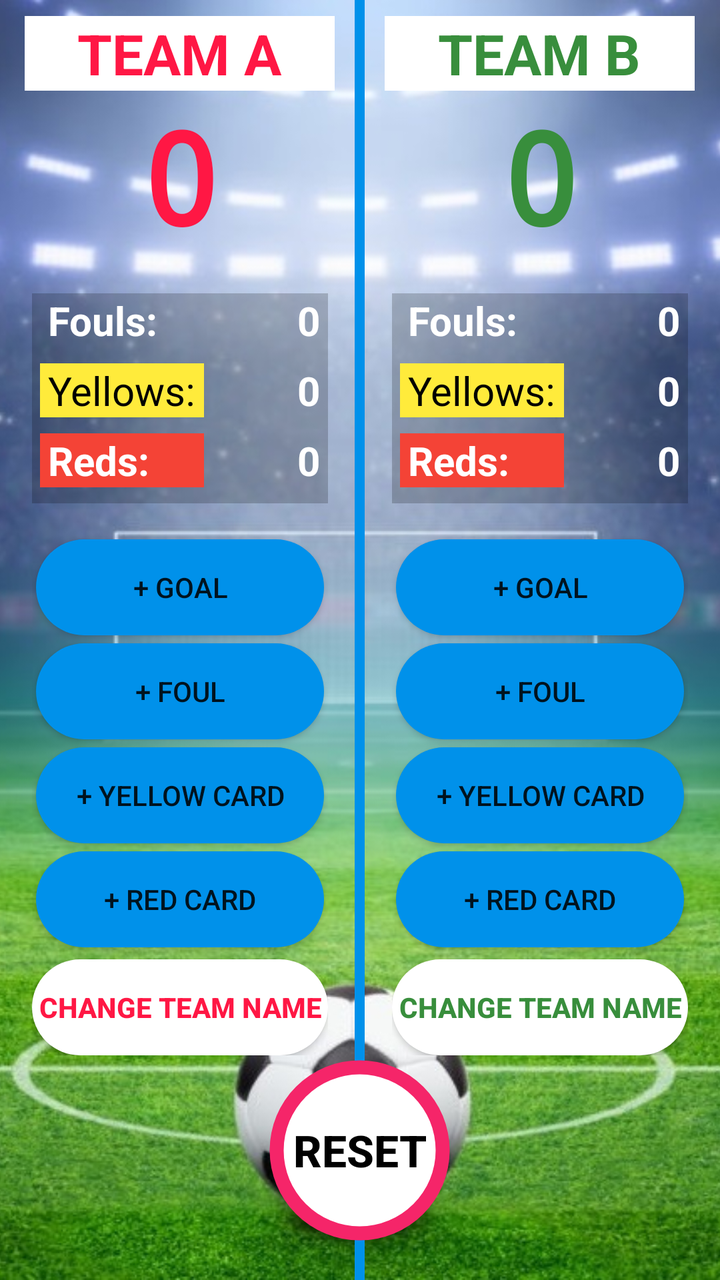
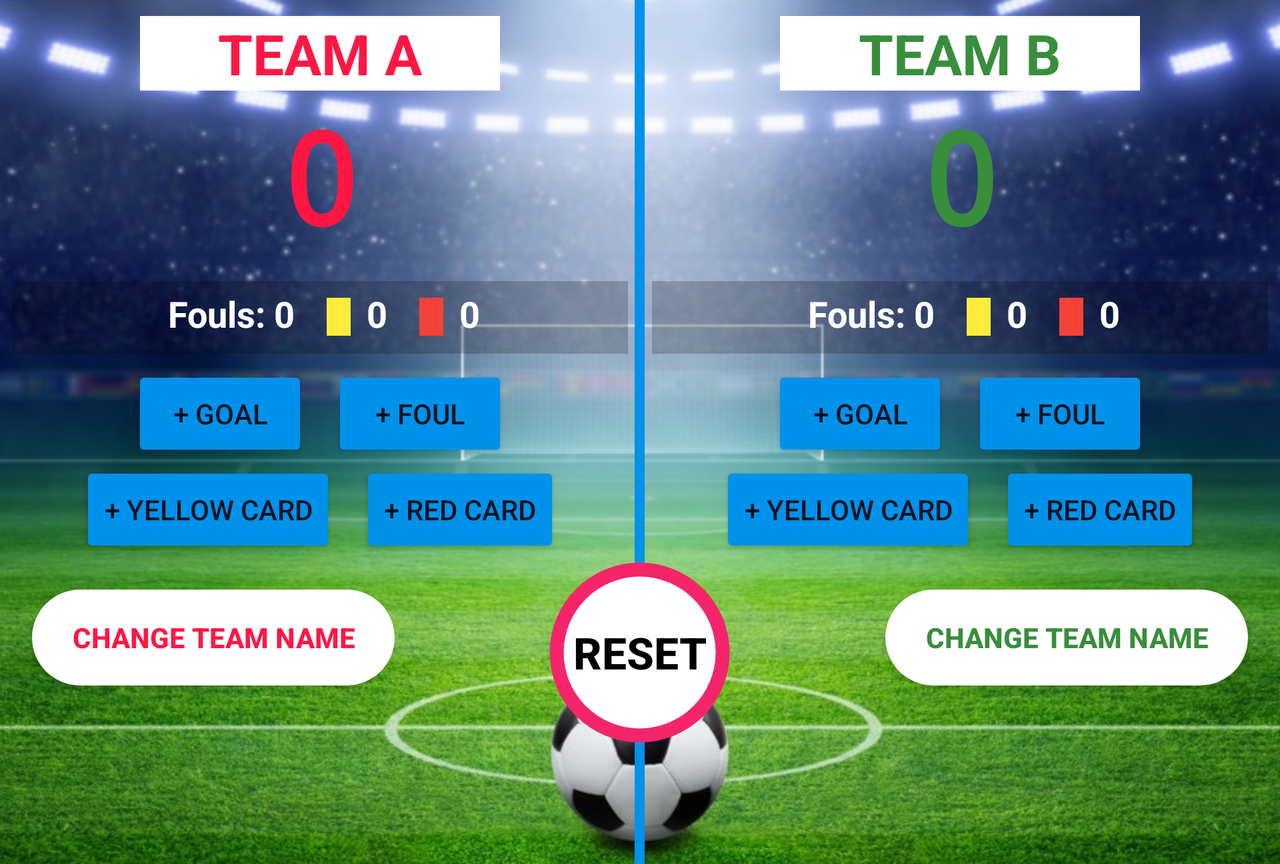

Compare how this app lays out the same screen by default and in its alternative resource folder. The renders come first, then the two layout files and the values they reference.
<!-- AndroidManifest.xml: application theme AppTheme -->
<!-- res/layout/activity_main.xml -->
<?xml version="1.0" encoding="utf-8"?>

<ScrollView xmlns:android="http://schemas.android.com/apk/res/android"
    android:layout_width="match_parent"
    android:layout_height="match_parent"
    android:fillViewport="true">

    <LinearLayout xmlns:app="http://schemas.android.com/apk/res-auto"
        xmlns:tools="http://schemas.android.com/tools"
        android:layout_width="wrap_content"
        android:layout_height="wrap_content"
        android:layoutDirection="ltr"
        tools:context="com.example.android.scorekeeper1.MainActivity">

        <RelativeLayout
            android:layout_width="match_parent"
            android:layout_height="match_parent">

            <ImageView
                android:layout_width="match_parent"
                android:layout_height="match_parent"
                android:adjustViewBounds="true"
                android:contentDescription="@string/background_image_portrait"
                android:scaleType="centerCrop"
                android:src="@drawable/pic2" />

            <LinearLayout
                android:id="@+id/horizontal_layout"
                android:layout_width="match_parent"
                android:layout_height="wrap_content"
                android:layout_marginTop="@dimen/line_spacing"
                android:orientation="horizontal">

                <LinearLayout
                    android:layout_width="0dp"
                    android:layout_height="wrap_content"
                    android:layout_weight="1"
                    android:orientation="vertical">

                    <TextView
                        android:id="@+id/team_A_name"
                        style="@style/TeamNamePortrait"
                        android:text="@string/team_a"
                        android:textAlignment="center"
                        android:textColor="@color/team_a"/>

                    <TextView
                        android:id="@+id/team_a_score"
                        style="@style/TeamScorePortrait"
                        android:fontFamily="monospace"
                        android:text="@string/zero"
                        android:textColor="@color/team_a" />

                    <TableLayout
                        style="@style/TableLayoutPortrait">

                        <TableRow>

                            <TextView
                                android:id="@+id/fouls_a"
                                style="@style/FoulsTextPortrait"
                                android:text="@string/fouls" />

                            <TextView
                                android:id="@+id/team_a_fouls"
                                style="@style/DataTextPortrait"                                android:layout_marginBottom="@dimen/line_spacing"
                                android:text="@string/zero"/>
                        </TableRow>

                        <TableRow>

                            <TextView
                                android:id="@+id/yellow_a"
                                style="@style/YellowsTextPortrait"
                                android:text="@string/yellows"/>

                            <TextView
                                android:id="@+id/team_a_yellows"
                                style="@style/DataTextPortrait"                                android:layout_marginBottom="@dimen/line_spacing"
                                android:text="@string/zero" />
                        </TableRow>

                        <TableRow>

                            <TextView
                                android:id="@+id/red_a"
                                style="@style/RedsTextPortrait"
                                android:text="@string/reds" />

                            <TextView
                                android:id="@+id/team_a_reds"
                                style="@style/DataTextPortrait"                                android:layout_marginBottom="@dimen/line_spacing"
                                android:text="@string/zero" />
                        </TableRow>
                    </TableLayout>

                    <LinearLayout
                        style="@style/ButtonsLayoutPortrait">

                        <Button
                            android:id="@+id/add_goal_teamA"
                            style="@style/RegularButtonPortrait"
                            android:onClick="addGoalTeamA"
                            android:text="@string/goal_button" />

                        <Button
                            android:id="@+id/add_foul_teamA"
                            style="@style/RegularButtonPortrait"
                            android:onClick="addFoulsTeamA"
                            android:text="@string/foul_button" />

                        <Button
                            android:id="@+id/add_yellowCard_teamA"
                            style="@style/RegularButtonPortrait"
                            android:onClick="addYellowsTeamA"
                            android:text="@string/yellow_card_button" />

                        <Button
                            android:id="@+id/add_RedCard_teamA"
                            style="@style/RegularButtonPortrait"
                            android:onClick="addRedsTeamA"
                            android:text="@string/red_card_button" />

                        <Button
                            android:id="@+id/change_teamA_name"
                            style="@style/ChangeNameButtonPortrait"
                            android:onClick="changeTeamAName"
                            android:text="@string/change_team_name"
                            android:textColor="@color/team_a"/>                        />

                    </LinearLayout>
                </LinearLayout>

                <LinearLayout
                    android:layout_width="0dp"
                    android:layout_height="wrap_content"
                    android:layout_weight="1"
                    android:orientation="vertical">

                    <TextView
                        android:id="@+id/team_B_name"
                        style="@style/TeamNamePortrait"
                        android:text="@string/team_b"
                        android:textAlignment="center"
                        android:textColor="@color/team_b"/> />

                    <TextView
                        android:id="@+id/team_b_score"
                        style="@style/TeamScorePortrait"
                        android:fontFamily="monospace"
                        android:text="@string/zero"
                        android:textColor="@color/team_b" />

                    <TableLayout
                        style="@style/TableLayoutPortrait">

                        <TableRow>

                            <TextView
                                android:id="@+id/fouls_b"
                                style="@style/FoulsTextPortrait"
                                android:text="@string/fouls" />

                            <TextView
                                android:id="@+id/team_b_fouls"
                                style="@style/DataTextPortrait"                                android:layout_marginBottom="@dimen/line_spacing"
                                android:text="@string/zero" />
                        </TableRow>

                        <TableRow>

                            <TextView
                                android:id="@+id/yellow_b"
                                style="@style/YellowsTextPortrait"
                                android:text="@string/yellows" />

                            <TextView
                                android:id="@+id/team_b_yellows"
                                style="@style/DataTextPortrait"                                android:layout_marginBottom="@dimen/line_spacing"
                                android:text="@string/zero" />
                        </TableRow>

                        <TableRow>

                            <TextView
                                android:id="@+id/red_b"
                                style="@style/RedsTextPortrait"
                                android:text="@string/reds" />

                            <TextView
                                android:id="@+id/team_b_reds"
                                style="@style/DataTextPortrait"                                android:layout_marginBottom="@dimen/line_spacing"
                                android:text="@string/zero" />
                        </TableRow>
                    </TableLayout>

                    <LinearLayout
                        style="@style/ButtonsLayoutPortrait">

                        <Button
                            android:id="@+id/add_goal_teamB"
                            style="@style/RegularButtonPortrait"
                            android:onClick="addGoalTeamB"
                            android:text="@string/goal_button" />

                        <Button
                            android:id="@+id/add_foul_teamB"
                            style="@style/RegularButtonPortrait"
                            android:onClick="addFoulsTeamB"
                            android:text="@string/foul_button" />

                        <Button
                            android:id="@+id/add_yellowCard_teamB"
                            style="@style/RegularButtonPortrait"
                            android:onClick="addYellowsTeamB"
                            android:text="@string/yellow_card_button" />

                        <Button
                            android:id="@+id/add_RedCard_teamB"
                            style="@style/RegularButtonPortrait"
                            android:onClick="addRedsTeamB"
                            android:text="@string/red_card_button" />

                        <Button
                            android:id="@+id/change_teamB_name"
                            style="@style/ChangeNameButtonPortrait"
                            android:onClick="changeTeamBName"
                            android:text="@string/change_team_name"
                            android:textColor="@color/team_b" />

                    </LinearLayout>
                </LinearLayout>
            </LinearLayout>

            <TextView
                style="@style/MiddleLine"/>

            <Button
                android:id="@+id/reset_button"
                style="@style/ResetButton"
                android:layout_marginBottom="@dimen/small_margin"
                android:onClick="resetTeamScores"
                android:text="@string/reset_button" />

        </RelativeLayout>
    </LinearLayout>
</ScrollView>
<!-- resources referenced by this layout -->
<resources>
  <color name="team_a">#FF1744</color>
  <color name="team_b">#388E3C</color>
  <dimen name="line_spacing">8dp</dimen>
  <dimen name="small_margin">4dp</dimen>
  <string name="background_image_portrait">background image portrait</string>
  <string name="change_team_name">Change Team Name</string>
  <string name="foul_button">+ Foul</string>
  <string name="fouls">Fouls:</string>
  <string name="goal_button">+ Goal</string>
  <string name="red_card_button">+ Red Card</string>
  <string name="reds">Reds:</string>
  <string name="reset_button">RESET</string>
  <string name="team_a">team a</string>
  <string name="team_b">team b</string>
  <string name="yellow_card_button">+ Yellow Card</string>
  <string name="yellows">Yellows:</string>
  <string name="zero">0</string>
  <style name="ButtonsLayoutPortrait">
          <item name="android:layout_width">match_parent</item>
          <item name="android:layout_height">wrap_content</item>
          <item name="android:layout_marginLeft">@dimen/medium_margin</item>
          <item name="android:layout_marginRight">@dimen/medium_margin</item>
          <item name="android:orientation">vertical</item>
      </style>
  <style name="MiddleLine">
          <item name="android:layout_width">@dimen/line_thickness</item>
          <item name="android:layout_height">match_parent</item>
          <item name="android:layout_centerInParent">true</item>
          <item name="android:background">@color/line_color</item>
      </style>
  <style name="TeamScorePortrait">
          <item name="android:layout_width">match_parent</item>
          <item name="android:layout_height">wrap_content</item>
          <item name="android:textStyle">bold</item>
          <item name="android:textSize">@dimen/text_size_score</item>
          <item name="android:gravity">center_horizontal</item>
      </style>
  <style name="AppTheme" parent="Theme.AppCompat.Light.NoActionBar">
          
          <item name="colorPrimary">#0277BD</item>
          
          <item name="colorButtonNormal">#0091EA</item>
      </style>
  <dimen name="medium_margin">16dp</dimen>
  <!-- drawable rounded_corner_change_name (drawable) -->
  <?xml version="1.0" encoding="utf-8"?>
  
  <shape xmlns:android="http://schemas.android.com/apk/res/android" >
  
      <solid android:color="@color/button_Change_Name" />
  
       <corners android:radius="80dp" />
  
  </shape>
  <dimen name="team_name_background_portrait">155dp</dimen>
  <color name="data_text_color">#ffffff</color>
  <dimen name="text_size_data">20sp</dimen>
  <dimen name="line_thickness">5dp</dimen>
  <color name="line_color">#0091EA</color>
  <color name="red_card">#F44336</color>
  <dimen name="button_margin">2dp</dimen>
  <!-- drawable rounded_corner_blue (drawable) -->
  <?xml version="1.0" encoding="utf-8"?>
  
  <shape xmlns:android="http://schemas.android.com/apk/res/android" >
  
  
      <solid android:color="@color/button_blue" />
      <corners android:radius="80dp" />
  </shape>
  <!-- drawable special_button (drawable) -->
  <?xml version="1.0" encoding="utf-8"?>
  
  <selector xmlns:android="http://schemas.android.com/apk/res/android">
  
      
      <item android:drawable="@drawable/transparent_ring" android:state_pressed="true"/>
      
      <item android:drawable="@drawable/full_ring"/>
  
  
  </selector>
  <color name="yellow_card_text">#000000</color>
  <dimen name="text_size_reset_button">22sp</dimen>
  <color name="transparent_background">#33000000</color>
  <color name="team_background">#ffffff</color>
  <dimen name="text_size_teams">28sp</dimen>
  <dimen name="text_size_score">64sp</dimen>
  <color name="yellow_card">#FFEB3B</color>
  <color name="button_Change_Name">#FFFFFF</color>
  <color name="button_blue">#0091EA</color>
  <dimen name="ring_thickness">45dp</dimen>
  <color name="transparent_button_reset">#80F52569</color>
  <dimen name="reset_button_space">95dp</dimen>
  <dimen name="inner_ring_thickness">38dp</dimen>
  <color name="transparent_white">#80FFFFFF</color>
  <color name="button_Reset">#F52569</color>
  <!-- some entries are left out for length -->
</resources>
<!-- res/layout-land/activity_main.xml (the repository's variant of the layout above) -->
<!-- drawn on the phone turned sideways -->
<?xml version="1.0" encoding="utf-8"?>

<ScrollView xmlns:android="http://schemas.android.com/apk/res/android"
    android:layout_width="match_parent"
    android:layout_height="match_parent">

    <LinearLayout xmlns:app="http://schemas.android.com/apk/res-auto"
        xmlns:tools="http://schemas.android.com/tools"
        android:layout_width="wrap_content"
        android:layout_height="wrap_content"
        android:layoutDirection="ltr"
        tools:context="com.example.android.scorekeeper1.MainActivity">

        <RelativeLayout
            android:layout_width="match_parent"
            android:layout_height="match_parent">

            <ImageView
                android:layout_width="match_parent"
                android:layout_height="match_parent"
                android:adjustViewBounds="true"
                android:contentDescription="@string/background_image_landscape"
                android:scaleType="centerCrop"
                android:src="@drawable/pic2land" />

            <LinearLayout
                android:id="@+id/horizontal_layout"
                android:layout_width="match_parent"
                android:layout_height="wrap_content"
                android:layout_marginTop="@dimen/line_spacing"
                android:orientation="horizontal">

                <LinearLayout
                    android:layout_width="0dp"
                    android:layout_height="wrap_content"
                    android:layout_weight="1"
                    android:orientation="vertical">

                    <TextView
                        android:id="@+id/team_A_name"
                        style="@style/TeamNameLandscape"
                        android:text="@string/team_a"
                        android:textAlignment="center"
                        android:textColor="@color/team_a" />

                    <TextView
                        android:id="@+id/team_a_score"
                        style="@style/TeamScoreLandscape"
                        android:fontFamily="monospace"
                        android:text="@string/zero"
                        android:textColor="@color/team_a" />

                    <TableRow
                        style="@style/TableRowLandscape">

                        <TextView
                            android:id="@+id/fouls_a"
                            style="@style/FoulsTextLandscape"
                            android:text="@string/fouls" />

                        <TextView
                            android:id="@+id/team_a_fouls"
                            style="@style/DataTextLandscape"
                            android:layout_marginRight="@dimen/line_spacing"
                            android:text="@string/zero" />

                        <TextView
                            android:id="@+id/yellow_a"
                            style="@style/CardLandscape"
                            android:background="@color/yellow_card" />

                        <TextView
                            android:id="@+id/team_a_yellows"
                            style="@style/DataTextLandscape"
                            android:layout_marginRight="@dimen/line_spacing"
                            android:text="@string/zero" />

                        <TextView
                            android:id="@+id/red_a"
                            style="@style/CardLandscape"
                            android:background="@color/red_card" />

                        <TextView
                            android:id="@+id/team_a_reds"
                            style="@style/DataTextLandscape"
                            android:layout_marginBottom="@dimen/line_spacing"
                            android:text="@string/zero" />
                    </TableRow>

                    <LinearLayout
                        android:layout_width="wrap_content"
                        android:layout_height="wrap_content"
                        android:layout_gravity="center_horizontal"
                        android:orientation="horizontal">

                        <Button
                            android:id="@+id/add_goal_teamA"
                            style="@style/RegularButtonLandscape"
                            android:onClick="addGoalTeamA"
                            android:text="@string/goal_button" />

                        <Button
                            android:id="@+id/add_foul_teamA"
                            style="@style/RegularButtonLandscape"
                            android:onClick="addFoulsTeamA"
                            android:text="@string/foul_button" />
                    </LinearLayout>

                    <LinearLayout
                        android:layout_width="wrap_content"
                        android:layout_height="wrap_content"
                        android:layout_gravity="center_horizontal"
                        android:orientation="horizontal">

                        <Button
                            android:id="@+id/add_yellowCard_teamA"
                            style="@style/RegularButtonLandscape"
                            android:onClick="addYellowsTeamA"
                            android:text="@string/yellow_card_button" />

                        <Button
                            android:id="@+id/add_RedCard_teamA"
                            style="@style/RegularButtonLandscape"
                            android:onClick="addRedsTeamA"
                            android:text="@string/red_card_button" />

                    </LinearLayout>

                </LinearLayout>

                <LinearLayout
                    android:layout_width="0dp"
                    android:layout_height="wrap_content"
                    android:layout_weight="1"
                    android:orientation="vertical">

                    <TextView
                        android:id="@+id/team_B_name"
                        style="@style/TeamNameLandscape"
                        android:text="@string/team_b"
                        android:textAlignment="center"
                        android:textColor="@color/team_b" />

                    <TextView
                        android:id="@+id/team_b_score"
                        style="@style/TeamScoreLandscape"
                        android:fontFamily="monospace"
                        android:text="@string/zero"
                        android:textColor="@color/team_b" />

                    <TableRow
                        style="@style/TableRowLandscape">

                        <TextView
                            android:id="@+id/fouls_b"
                            style="@style/FoulsTextLandscape"
                            android:text="@string/fouls" />

                        <TextView
                            android:id="@+id/team_b_fouls"
                            style="@style/DataTextLandscape"
                            android:layout_marginRight="@dimen/line_spacing"
                            android:text="@string/zero"/>

                        <TextView
                            android:id="@+id/yellow_b"
                            style="@style/CardLandscape"
                            android:background="@color/yellow_card" />

                        <TextView
                            android:id="@+id/team_b_yellows"
                            style="@style/DataTextLandscape"
                            android:layout_marginRight="@dimen/line_spacing"
                            android:text="@string/zero" />

                        <TextView
                            android:id="@+id/red_b"
                            style="@style/CardLandscape"
                            android:background="@color/red_card" />

                        <TextView
                            android:id="@+id/team_b_reds"
                            style="@style/DataTextLandscape"
                            android:text="@string/zero"
                            android:layout_marginBottom="@dimen/line_spacing" />
                    </TableRow>

                    <LinearLayout
                        android:layout_width="wrap_content"
                        android:layout_height="wrap_content"
                        android:layout_gravity="center_horizontal"
                        android:orientation="horizontal">

                        <Button
                            android:id="@+id/add_goal_teamB"
                            style="@style/RegularButtonLandscape"
                            android:onClick="addGoalTeamB"
                            android:text="@string/goal_button" />

                        <Button
                            android:id="@+id/add_foul_teamB"
                            style="@style/RegularButtonLandscape"
                            android:onClick="addFoulsTeamB"
                            android:text="@string/foul_button" />

                    </LinearLayout>

                    <LinearLayout
                        android:layout_width="wrap_content"
                        android:layout_height="wrap_content"
                        android:layout_gravity="center_horizontal"
                        android:orientation="horizontal">

                        <Button
                            android:id="@+id/add_yellowCard_teamB"
                            style="@style/RegularButtonLandscape"
                            android:onClick="addYellowsTeamB"
                            android:text="@string/yellow_card_button" />

                        <Button
                            android:id="@+id/add_RedCard_teamB"
                            style="@style/RegularButtonLandscape"
                            android:onClick="addRedsTeamB"
                            android:text="@string/red_card_button" />

                    </LinearLayout>
                </LinearLayout>
            </LinearLayout>

            <TextView
                style="@style/MiddleLine" />

            <Button
                android:id="@+id/reset_button"
                style="@style/ResetButton"
                android:layout_marginBottom="@dimen/medium_margin"
                android:onClick="resetTeamScores"
                android:text="@string/reset_button" />

            <Button
                android:id="@+id/change_teamA_name"
                android:layout_alignParentStart="true"
                android:layout_alignParentLeft="true"
                style="@style/ChangeNameButtonLandscape"
                android:onClick="changeTeamAName"
                android:text="@string/change_team_name"
                android:textColor="@color/team_a" />

            <Button
                android:id="@+id/change_teamB_name"
                android:layout_alignParentEnd="true"
                android:layout_alignParentRight="true"
                style="@style/ChangeNameButtonLandscape"
                android:onClick="changeTeamBName"
                android:text="@string/change_team_name"
                android:textColor="@color/team_b" />

        </RelativeLayout>
    </LinearLayout>
</ScrollView>
<!-- resources referenced by the variant -->
<!-- as the phone turned sideways resolves them -->
<resources>
  <color name="red_card">#F44336</color>
  <color name="team_a">#FF1744</color>
  <color name="team_b">#388E3C</color>
  <color name="yellow_card">#FFEB3B</color>
  <dimen name="line_spacing">8dp</dimen>
  <dimen name="medium_margin">16dp</dimen>
  <string name="background_image_landscape">background image landscape</string>
  <string name="change_team_name">Change Team Name</string>
  <string name="foul_button">+ Foul</string>
  <string name="fouls">Fouls:</string>
  <string name="goal_button">+ Goal</string>
  <string name="red_card_button">+ Red Card</string>
  <string name="reset_button">RESET</string>
  <string name="team_a">team a</string>
  <string name="team_b">team b</string>
  <string name="yellow_card_button">+ Yellow Card</string>
  <string name="zero">0</string>
  <style name="CardLandscape">
          <item name="android:layout_width">@dimen/card_size</item>
          <item name="android:layout_height">wrap_content</item>
          <item name="android:layout_marginBottom">@dimen/line_spacing</item>
          <item name="android:layout_marginLeft">@dimen/line_spacing</item>
          <item name="android:layout_marginRight">@dimen/line_spacing</item>
      </style>
  <style name="MiddleLine">
          <item name="android:layout_width">@dimen/line_thickness</item>
          <item name="android:layout_height">match_parent</item>
          <item name="android:layout_centerInParent">true</item>
          <item name="android:background">@color/line_color</item>
      </style>
  <style name="RegularButtonLandscape">
          <item name="android:layout_width">wrap_content</item>
          <item name="android:layout_height">wrap_content</item>
          <item name="android:layout_marginLeft">@dimen/layout_margin_landscape</item>
          <item name="android:layout_marginRight">@dimen/layout_margin_landscape</item>
          <item name="android:layout_weight">1</item>
      </style>
  <style name="AppTheme" parent="Theme.AppCompat.Light.NoActionBar">
          
          <item name="colorPrimary">#0277BD</item>
          
          <item name="colorButtonNormal">#0091EA</item>
      </style>
  <dimen name="card_size">12dp</dimen>
  <!-- drawable rounded_corner_change_name (drawable) -->
  <?xml version="1.0" encoding="utf-8"?>
  
  <shape xmlns:android="http://schemas.android.com/apk/res/android" >
  
      <solid android:color="@color/button_Change_Name" />
  
       <corners android:radius="80dp" />
  
  </shape>
  <dimen name="team_name_background_portrait">155dp</dimen>
  <dimen name="reset_padding">20dp</dimen>
  <color name="data_text_color">#ffffff</color>
  <dimen name="text_size_data_landscape">18sp</dimen>
  <dimen name="small_margin">4dp</dimen>
  <dimen name="line_thickness">5dp</dimen>
  <color name="line_color">#0091EA</color>
  <dimen name="layout_margin_landscape">6dp</dimen>
  <!-- drawable special_button (drawable) -->
  <?xml version="1.0" encoding="utf-8"?>
  
  <selector xmlns:android="http://schemas.android.com/apk/res/android">
  
      
      <item android:drawable="@drawable/transparent_ring" android:state_pressed="true"/>
      
      <item android:drawable="@drawable/full_ring"/>
  
  
  </selector>
  <color name="yellow_card_text">#000000</color>
  <dimen name="text_size_reset_button">22sp</dimen>
  <color name="transparent_background">#33000000</color>
  <color name="team_background">#ffffff</color>
  <dimen name="team_name_background_landscape">180dp</dimen>
  <dimen name="text_size_teams">28sp</dimen>
  <dimen name="text_size_score">64sp</dimen>
  <color name="button_Change_Name">#FFFFFF</color>
  <dimen name="ring_thickness">45dp</dimen>
  <color name="transparent_button_reset">#80F52569</color>
  <dimen name="reset_button_space">95dp</dimen>
  <dimen name="inner_ring_thickness">38dp</dimen>
  <color name="transparent_white">#80FFFFFF</color>
  <color name="button_Reset">#F52569</color>
  <!-- some entries are left out for length -->
</resources>
